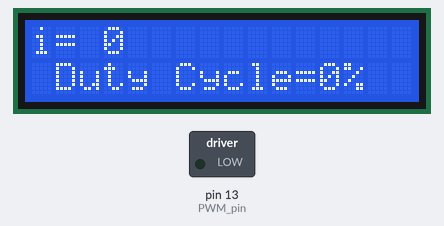
Simulated run of this sketch. Board: Arduino Uno, built with avr-gcc and run on an emulated ATmega328P. Parts: 16×2 character LCD, switched loads named in the sketch (green lamp = pin HIGH).

Above: at 0.1 s.
At 8.1 s:
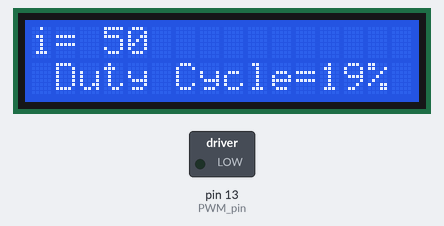
At 16.1 s:
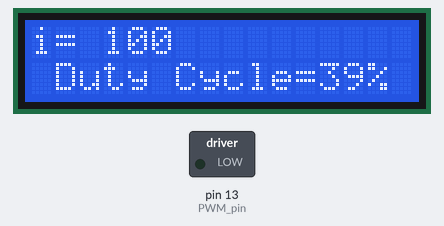
At 36.2 s:
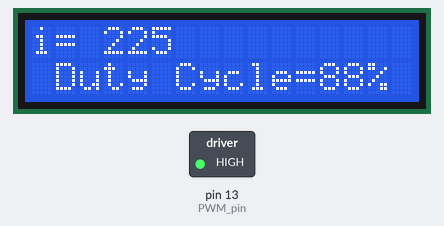
Timing chart, 0 to 37.7 s (numbered marks = the images above):
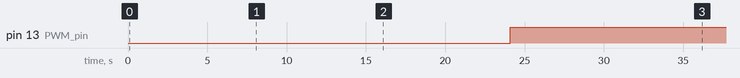

Measured:
- by itself, pin 13 (PWM_pin): LOW → HIGH at 24.1 s
- what the display in image 1 shows lasts 4.0 s, from 8.1 s to 12.1 s

The sketch:

lab5.ino
```cpp
#include "LiquidCrystal.h"
LiquidCrystal lcd(8, 9, 4, 5, 6, 7);
int PWM_pin = 13;        //  one of 3, 5, 6, 9, 10, 11
int DutyClycle;
const byte interruptPin1 = 18;
const byte interruptPin2 = 20;
volatile byte state2 = 0;
volatile byte state3 = 255;
void setup()
  {
        lcd.begin(16, 2);
        pinMode(PWM_pin, OUTPUT);
        attachInterrupt(digitalPinToInterrupt(interruptPin1), blink3, CHANGE);
        attachInterrupt(digitalPinToInterrupt(interruptPin2), blink4, CHANGE);
        Serial.begin(9600);
  }
void loop()
  {  for(int i=0;i<=255;i+=25.5)
      { int duty_cycle = i;     //  between 0 and 255
         analogWrite( PWM_pin, duty_cycle ); //Snd the command to the motor

         DutyClycle=(100 * i)/255;
         lcd.print("i= ");
         lcd.print(i);
         lcd.setCursor(0,1);
         lcd.print(" Duty Cycle=");
         lcd.print(DutyClycle);
         lcd.print("%");
         delay(4000); //Wait one second each speed
         lcd.clear();
   }
  }

  void blink3() {
  state2= 0;
  analogWrite(PWM_pin, state2);
}
void blink4() {
  state3= 255;
  analogWrite(PWM_pin, state3);
}
```
